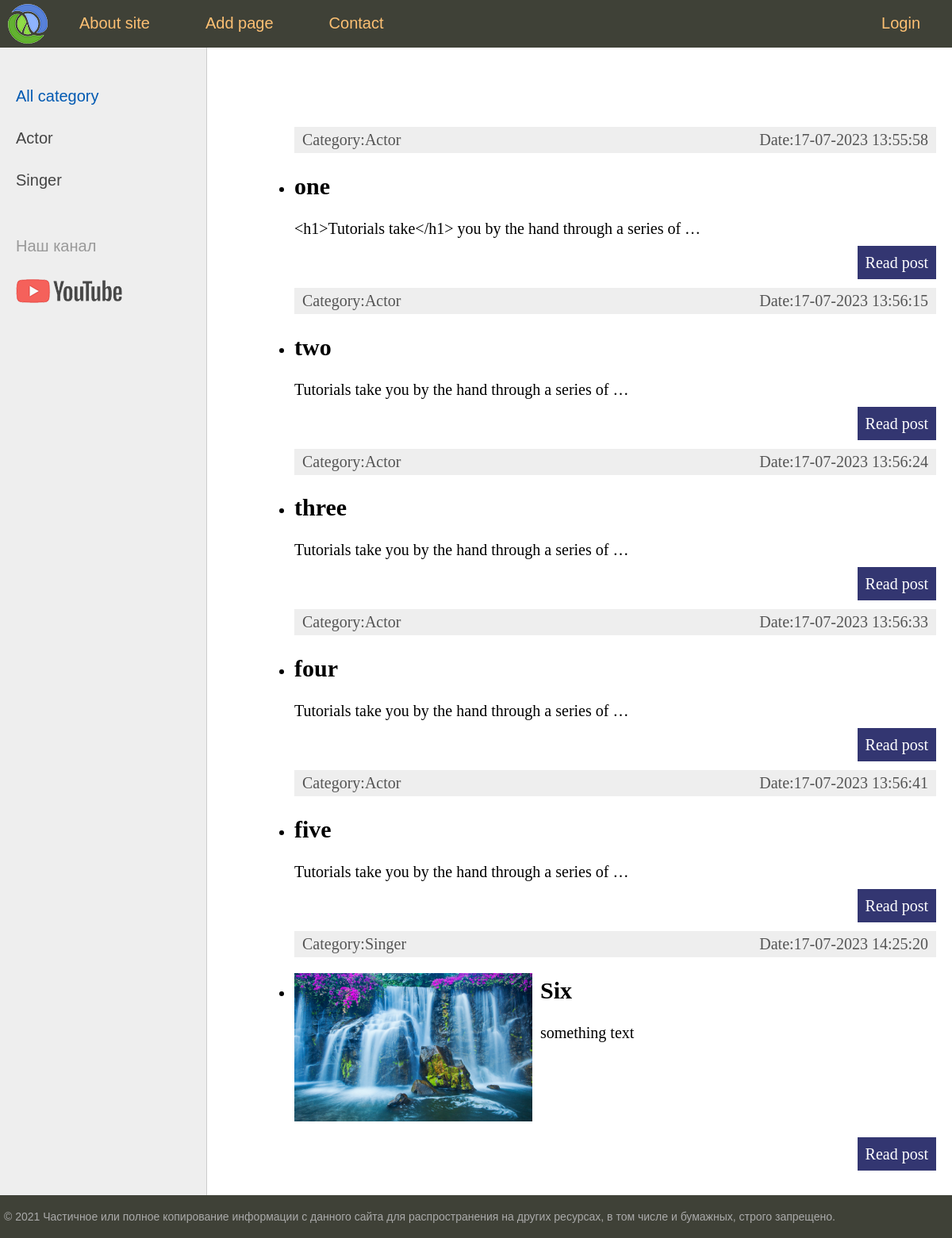
The page / on the database its author committed.
### zero/models.py (models this page shows, shortened)
class Category(models.Model):
    name=models.CharField(max_length=100, db_index=True)
    def __str__(self):
        return self.name
    def get_absolute_url(self):
        return reverse('category', kwargs={'cat_id':self.pk})
    class Meta():
        verbose_name='Category'
        verbose_name_plural='Category'
        ordering=['id']

class Man(models.Model):
    title=models.CharField(max_length=255)
    content=models.TextField(blank=True, verbose_name='text')
    photo=models.ImageField(upload_to='photos/%Y/%m/%d')
    time_create=models.DateTimeField(auto_now_add=True)
    time_update=models.DateTimeField(auto_now=True)
    is_published=models.BooleanField(default=True)
    cat=models.ForeignKey('Category', on_delete=models.PROTECT, null=True)
    def get_absolute_url(self):
        return reverse('post', kwargs={'post_id':self.pk})
    class Meta():
        verbose_name='famous men'
        verbose_name_plural='famous men'
        ordering=['time_create', 'title']

### zero/views.py (the view)
# urls.py: path('', index, name='home'),
def index(request):
    posts=Man.objects.all()
    context ={
        'posts': posts,
        'menu': menu,
        'title':'main page',
        'cat_selected':0,
    }
    return render(request, 'zero/index.html', context=context)

### zero/templatetags/zero_tags.py (called while the page is built)
@register.inclusion_tag('zero/list_categories.html')
def show_categories(sort=None, cat_selected=0):
    if not sort:
        cats=Category.objects.all
    else:
        cats=Category.objects.order_by(sort)
    return {'cats':cats, 'cat_selected':cat_selected}

### zero/templates/zero/index.html (shortened to what this page needs)
{% extends 'zero/base.html' %}
{% block content %}
<ul class="line-articles">
    {% for p in posts %}
    <li><div class="article-panel">
        <p class="first">Category:{{p.cat}}</p>
        <p class="last">Date:{{p.time_create|date:'d-m-Y H:i:s'}}</p>
    </div>
        {% if p.photo %}
        <p><img class="img-article-left trumb" src="{{p.photo.url}}"></p>
        {% endif %}
        <h2>{{p.title}}</h2>
        {% autoescape on %}
        <p>{{p.content|linebreaks|truncatewords:10}}</p>
        {% endautoescape %}
        <p class="link-read-post"><a href="{{ p.get_absolute_url }}">Read post</a></p>
    </li>
    {% endfor %}
</ul>
{% endblock %}

### zero/templates/zero/base.html (shortened to what this page needs)
{% load static %}
{% load zero_tags %}
<!DOCTYPE html>
<html>
<head>
	<link type="text/css" href="{% static 'zero/css/styles.css' %}" rel="stylesheet" />
</head>
<body>
<table class="table-page" border=0 cellpadding="0" cellspacing="0">
<tr><td valign=top>
{% block mainmenu %}
		<div class="header">
			<ul id="mainmenu" class="mainmenu">
			<li class="logo"><a href="{% url 'home' %}"><div class="logo"></div></a></li>
{% for m in menu %}
	{% if not forloop.last %}
			<li><a href="{% url m.url_name %}">{{m.title}}</a></li>
	{% else %}
			<li class="last"><a href="{% url m.url_name %}">{{m.title}}</a></li>
	{% endif %}
{% endfor %}
			</ul>
		</div>
{% endblock mainmenu %}
<table class="table-content" border=0 cellpadding="0" cellspacing="0">
<tr>
	<td valign="top" class="left-chapters">
	<ul id="leftchapters">
		{% if cat_selected == 0 %}
		<li class="selected">All category</li>
		{% else %}
		<li><a href="{% url 'home' %}">All category</a></li>
		{% endif %}
		{% show_categories 'name' cat_selected %}
		<li class="share">
		<p>Наш канал</p>
		<a class="share-yt" href="https://www.youtube.com/channel/UClJzWfGWuGJL2t-3dYKcHTA/playlists" target="_blank" rel="nofollow"></a>
		</li>
	</ul>
</td>
<td valign="top" class="content">
	<div class="content-text">
{% block content %}
{% endblock %}
	</div>
</td></tr></table>
</td></tr>
<tr><td valign=top>
	<div id="footer">
		<p>&copy; 2021 Частичное или полное копирование информации с данного сайта для распространения на других ресурсах, в том числе и бумажных, строго запрещено.</p>
	</div>
</td></tr></table>
</body>
</html>

### zero/templates/zero/list_categories.html
{% for c in cats %}
		{% if c.pk == cat_selected %}
		<li class="selected">{{c.name}}</li>
		{% else %}
		<li><a href="{{ c.get_absolute_url}}">{{c.name}}</a></li>
		{% endif %}
		{% endfor %}

### zero/static/zero/css/styles.css (style rules this page uses)
html, body { font-family: 'Arial'; margin: 0; padding: 0; height: 100%; width: 100%; color: #444; }
a { color: #0059b2; text-decoration: none; }
img { max-width: 600px; height: auto; }
img.img-article-left { max-width: 300px; height: auto; float: left; padding: 0 10px 10px 0; }
p.link-read-post { text-align: right; }
p.link-read-post a { padding: 10px; min-width: 100px; background: #333671; color: #fff; text-decoration: none; }
div.article-panel { background: #eee; padding: 5px 10px 5px 10px; box-sizing: border-box; overflow: hidden; color: #555; }
div.article-panel p.first { margin: 0; float: left; }
div.article-panel p.last { margin: 0; float: right; }
.table-page { width: 100%; height: 100%; vertical-align: top; }
.table-page tr { height: 100%; }
.header { background: #3F4137; height: 60px; }
.logo { background: url('../images/logo.png') no-repeat 10px 5px; width: 70px; height: 60px; }
ul.mainmenu { list-style: none; margin: 0; padding: 0; height: 60px; color: #fdc073; font-size: 20px; overflow: hidden; }
ul.mainmenu li { float: left; margin: 18px 40px 0 30px; }
ul.mainmenu li.logo { margin: 0; }
ul.mainmenu li.last { float: right; }
ul.mainmenu li a { color: #fdc073; text-decoration: none; }
.table-content { width: 100%; min-height: 100%; height: 100%; }
.left-chapters { margin: 0; background: #eee; border-right: 1px solid #ccc; min-height: 100%; }
.left-chapters ul { width: 230px; min-height: 100%; margin: 0; padding: 20px 10px 10px 20px; list-style: none; font-size: 20px; }
.left-chapters ul li { margin: 30px 0 0 0; color: #999; }
.left-chapters ul li.selected { color: #0059b2; }
.left-chapters ul li a { color: #444; text-decoration: none; }
.left-chapters ul li.share { margin: 60px 0 0 0; }
.left-chapters ul li.share p { margin: 30px 0 30px 0; }
.left-chapters ul li.share a { display: inline-block; width: 40px; height: 40px; margin: 0 20px 0 0; }
.left-chapters ul li.share a.share-yt { width: 100%; height: 30px; background: url('../images/share_yt.png') no-repeat 0 0 }
.content { padding: 40px 20px 20px 40px; width: 100%; box-sizing: border-box; }
.content-text { margin: 60px 0 0 30px; color: #000; font-size: 20px; font-family: Yandex Sans Display Light; }
#footer { box-sizing: border-box; background: #3F4137; padding: 5px; color: #aaa; font-size: 14px; font-family: Verdana, Geneva, Arial, Helvetica; text-align: left; overflow: hidden; }

### rows shown on the page
Category: name "Actor"
Category: name "Singer"
Man: cat "Actor", time_create "17-07-2023 13:55:58", title "one", content "<h1>Tutorials take</h1> you by the hand through a series of …"
Man: cat "Actor", time_create "17-07-2023 13:56:15", title "two", content "Tutorials take you by the hand through a series of …"
Man: cat "Actor", time_create "17-07-2023 13:56:24", title "three", content "Tutorials take you by the hand through a series of …"
Man: cat "Actor", time_create "17-07-2023 13:56:33", title "four", content "Tutorials take you by the hand through a series of …"
Man: cat "Actor", time_create "17-07-2023 13:56:41", title "five", content "Tutorials take you by the hand through a series of …"
Man: cat "Singer", time_create "17-07-2023 14:25:20", photo (picture), title "Six", content "something text"

### other values the page prints
{{ m.title }} "About site" "Add page" "Contact"
{{ m.title }} "Login"
